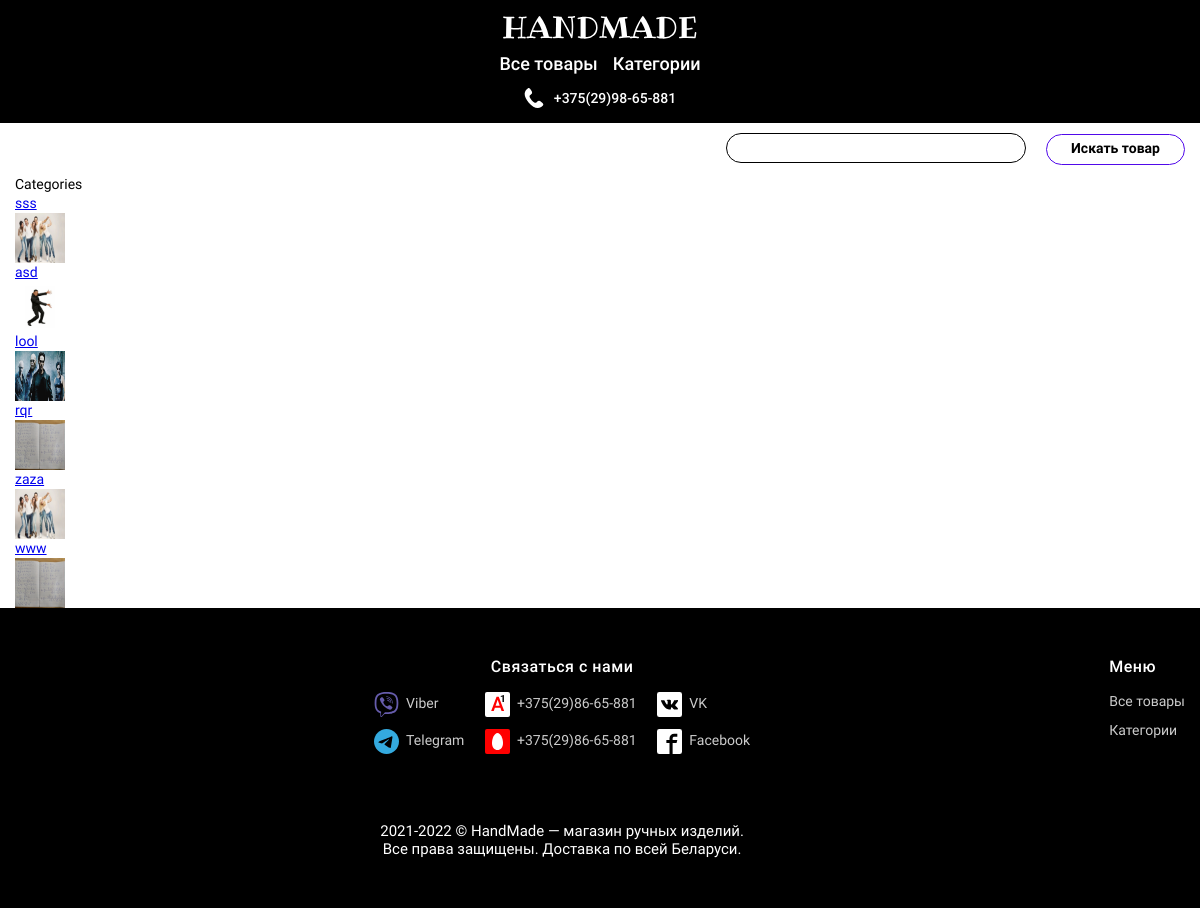
Page /categories/ on the committed database.
### app.py (models this page shows, shortened)
class Product(db.Model):
    id = db.Column(db.Integer, primary_key=True)
    title = db.Column(db.String(80), default='Product №' + id)
    desc = db.Column(db.Text, default='There is no description')
    desc_opt = db.Column(db.String(250), default='There is no description')
    date = db.Column(db.DateTime, default=datetime.utcnow)
    visibility = db.Column(db.Boolean, default=True)
    price = db.Column(db.Integer, nullable=True)
    categories = db.Column(db.String(250), nullable=True)
    image = db.Column(db.String(250), nullable=True)
    author = db.Column(db.String(250), nullable=True)
    availability = db.Column(db.Integer, nullable=True)
    assignment = db.Column(db.String(250), nullable=True)
    material = db.Column(db.String(250), nullable=True)
    material_opt = db.Column(db.String(250), nullable=True)
    color = db.Column(db.String(250), nullable=True)
    color_opt = db.Column(db.String(250), nullable=True)
    size = db.Column(db.String(250), nullable=True)
    weight = db.Column(db.String(250), nullable=True)
    guarantee = db.Column(db.String(250), nullable=True)

### app.py (the view)
@app.route('/categories/')
def categories():
    products = Product.query.filter(Product.visibility == True).filter(Product.categories != "").all()
    categories = []
    cat_images = []
    for product in products:
        categories.append(product.categories)
        cat_images.append(product.image)
    cat_img = dict(zip(categories, cat_images))
    categories = []
    cat_images = []
    for c, i in cat_img.items():
        categories.append(c)
        cat_images.append((i.split(' '))[0])
    return render_template("categories.html", categories=categories, cat_images=cat_images)

### templates/categories.html (shortened to what this page needs)
{% extends 'base.html' %}
{% block body %}
<main style="color: #000000">
  <div class="container marketing">
<div class="row mt-5 pt-5">
        <p>Categories</p>
    {% for index in range(categories|length) %}
      <div class="col">
        <a href="{{ url_for('category_product', category=categories[index]) }}">{{categories[index]}}</a>
        <img src="{{ url_for('static', filename=cat_images[index]) }}" alt="" width="50" height="50">
      </div>
    {% endfor %}
    </div>
  </div>
</main>
{% endblock %}

### static/css/app.css (style rules this page uses)
html { line-height: 1.15; -webkit-text-size-adjust: 100% }
body { margin: 0 }
main { display: block }
a { background-color: transparent }
img { border-style: none }
img { display: block }
body { color: #fff; font-size: 14px; font-weight: 400; line-height: 19px; font-family: Roboto }
.container { max-width: 1200px; margin: 0 auto; padding: 0 15px }

### rows in the picture
Product: categories "sss"
Product: categories "asd"
Product: categories "lool"
Product: categories "rqr"
Product: categories "zaza"
Product: categories "www"
